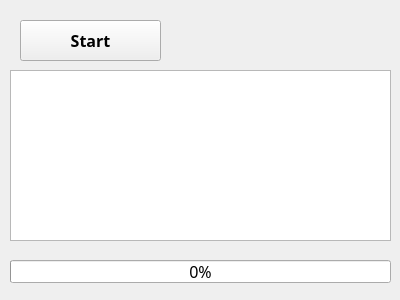
<?xml version="1.0" encoding="UTF-8"?>
<ui version="4.0">
 <class>Form</class>
 <widget class="QWidget" name="Form">
  <property name="geometry">
   <rect>
    <x>0</x>
    <y>0</y>
    <width>400</width>
    <height>300</height>
   </rect>
  </property>
  <property name="maximumSize">
   <size>
    <width>400</width>
    <height>300</height>
   </size>
  </property>
  <property name="font">
   <font>
    <family>Yu Gothic UI Semibold</family>
    <pointsize>12</pointsize>
    <weight>75</weight>
    <bold>true</bold>
   </font>
  </property>
  <property name="windowTitle">
   <string>Form</string>
  </property>
  <widget class="QPushButton" name="btnStart">
   <property name="geometry">
    <rect>
     <x>20</x>
     <y>20</y>
     <width>141</width>
     <height>41</height>
    </rect>
   </property>
   <property name="text">
    <string>Start</string>
   </property>
  </widget>
  <widget class="QTextBrowser" name="txbLog">
   <property name="geometry">
    <rect>
     <x>10</x>
     <y>70</y>
     <width>381</width>
     <height>171</height>
    </rect>
   </property>
   <property name="font">
    <font>
     <family>돋움체</family>
     <pointsize>8</pointsize>
     <weight>50</weight>
     <bold>false</bold>
    </font>
   </property>
  </widget>
  <widget class="QProgressBar" name="pgbTask">
   <property name="geometry">
    <rect>
     <x>10</x>
     <y>260</y>
     <width>381</width>
     <height>23</height>
    </rect>
   </property>
   <property name="font">
    <font>
     <family>Yu Gothic UI Semilight</family>
     <pointsize>12</pointsize>
     <weight>50</weight>
     <bold>false</bold>
    </font>
   </property>
   <property name="value">
    <number>0</number>
   </property>
  </widget>
 </widget>
 <resources/>
 <connections/>
</ui>
